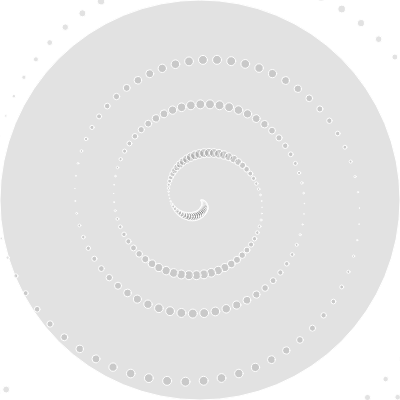
Frame 1 (no input)
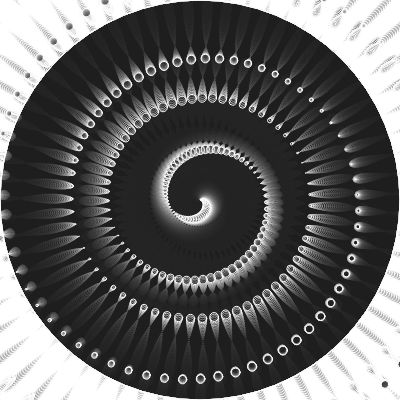
Frame 60 (no input)
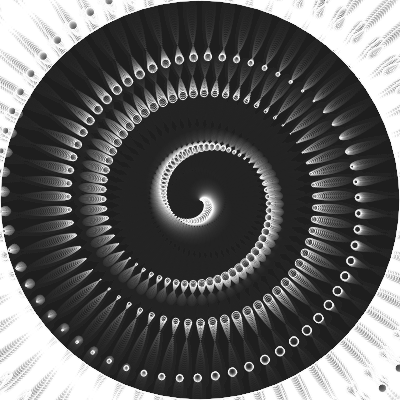
Frame 120 (the mouse pressed at the canvas centre since frame 60)

The p5.js sketch that drew these frames (run headless with seeded random() and noise() and a simulated clock; from frame 60 on, the mouse is pressed at the canvas centre):

// p5.js sketch
// ── sketch.js
//==========
// p5.js

w=400;
c=w/2;
t=0;

setup=()=>{
	createCanvas(w,w);
	//angleMode(DEGREES);
	frameRate(32);
	noFill();
	stroke(255);
}

draw=()=>{
	//background(0);

	fill(33, 33, 33, 33)
	square(0, 0, w, w);

	t += 0.1;
	for(r=0; r<TAU*9; r+=0.1){
		let s = sin(t+r*0.3) + 9;
		let x = cos(r+t)*r*s+c;
		let y = sin(r+t)*r*s+c;
		circle(x, y, sin(r) * 9);
	}
}
